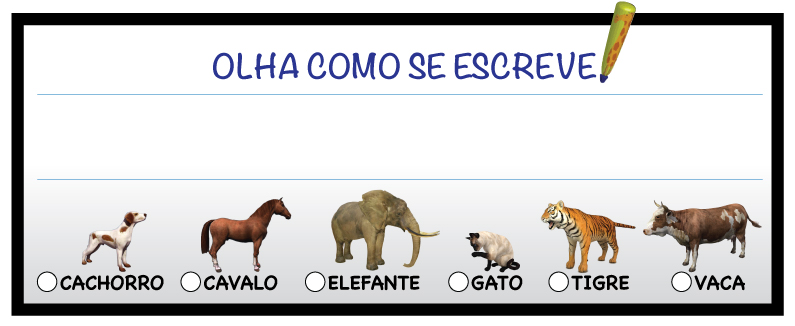
#> input picture images/CartaoModelo/Olha-Como-se-Escreve-lamina.jpg, 795 x 326 px
$ python -i shapedetector.py   (imports and definitions only)   (older library calls are emulated)
#> lines starting #> are read from the running program, lines starting #| are printed output that depends on the picture; after the words box and inside, x2 and y2 are one past the last pixel; in counts of white or black regions, pixels touching at a corner belong together
### scripts/detectRecLetters-Form/utils/nms.py
# import the necessary packages
import numpy as np

# Malisiewicz et al.
def non_max_suppression_fast(boxes, overlapThresh):
	# if there are no boxes, return an empty list
	if len(boxes) == 0:
		return []

	# if the bounding boxes integers, convert them to floats --
	# this is important since we'll be doing a bunch of divisions
	if boxes.dtype.kind == "i":
		boxes = boxes.astype("float")

	# initialize the list of picked indexes
	pick = []

	# grab the coordinates of the bounding boxes
	x1 = boxes[:,0]
	y1 = boxes[:,1]
	x2 = boxes[:,2]
	y2 = boxes[:,3]

	# compute the area of the bounding boxes and sort the bounding
	# boxes by the bottom-right y-coordinate of the bounding box
	area = (x2 - x1 + 1) * (y2 - y1 + 1)
	idxs = np.argsort(y2)

	# keep looping while some indexes still remain in the indexes
	# list
	while len(idxs) > 0:
		# grab the last index in the indexes list and add the
		# index value to the list of picked indexes
		last = len(idxs) - 1
		i = idxs[last]
		pick.append(i)

		# find the largest (x, y) coordinates for the start of
		# the bounding box and the smallest (x, y) coordinates
		# for the end of the bounding box
		xx1 = np.maximum(x1[i], x1[idxs[:last]])
		yy1 = np.maximum(y1[i], y1[idxs[:last]])
		xx2 = np.minimum(x2[i], x2[idxs[:last]])
		yy2 = np.minimum(y2[i], y2[idxs[:last]])

		# compute the width and height of the bounding box
		w = np.maximum(0, xx2 - xx1 + 1)
		h = np.maximum(0, yy2 - yy1 + 1)

		# compute the ratio of overlap
		overlap = (w * h) / area[idxs[:last]]

		# delete all indexes from the index list that have
		idxs = np.delete(idxs, np.concatenate(([last],
			np.where(overlap > overlapThresh)[0])))

	# return only the bounding boxes that were picked using the
	# integer data type
	return boxes[pick].astype("int"), pick

### scripts/detectRecLetters-Form/utils/shapedetector.py
# import the necessary packages
import cv2
import numpy as np
from utils.nms import non_max_suppression_fast
import imutils

class ShapeDetector:
	def __init__(self):
		pass

	def detect(self, c):
		# initialize the shape name and approximate the contour
		shape = "unidentified"
		peri = cv2.arcLength(c, True)
		approx = cv2.approxPolyDP(c, 0.1 * peri, True)
		rect = []
		# if the shape is a triangle, it will have 3 vertices
		if len(approx) == 3:
			shape = "triangle"

		# if the shape has 4 vertices, it is either a square or
		# a rectangle
		elif len(approx) == 4:
			# compute the bounding box of the contour and use the
			# bounding box to compute the aspect ratio

			(x, y, w, h) = cv2.boundingRect(approx)
			ar = w / float(h)
			areaRect = float(w)*h

			rect = [x,y,x+w,y+h]

			area = cv2.contourArea(c)

			delta = 0.1

			# a square will have an aspect ratio that is approximately
			# equal to one, otherwise, the shape is a rectangle
			#if -delta < ang1 < delta and -delta < ang2 < delta and -delta < ang3 < delta:
			if area > 0:
				if abs(area-areaRect)/area < delta:
					shape = "square" if ar >= 0.95 and ar <= 1.05 else "rectangle"
				else:
					shape = "quadrilateralNR"

		# if the shape is a pentagon, it will have 5 vertices
		elif len(approx) == 5:
			shape = "pentagon"

		# otherwise, we assume the shape is a circle
		else:
			shape = "circle"

		# return the name of the shape
		return (shape,rect)


	def detectRectangles(self, contourns, areaFactor, nameImage, image):
	# find the main island (biggest area)
		cnt = contourns[0]
		max_area = cv2.contourArea(cnt)

		for cont in contourns:
			area = cv2.contourArea(cont)
			peri = cv2.arcLength(cont, True)
			approx = cv2.approxPolyDP(cont, 0.1 * peri, True)

			if area > max_area and len(approx)==4:
				cnt = cont
				max_area = area

		boundingBoxes = []
		rectanglesCnts = []

		# loop over the contours
		for c in contourns:
			# compute the center of the contour, then detect the name of the
			# shape using only the contour
			#if cv2.contourArea(c) > 900:

			if cv2.contourArea(c) > areaFactor*max_area:
				shape, rectBox = self.detect(c)

				# [8 lines of commented-out code are left out]

				if shape in ["rectangle","square"]:
					rectanglesCnts.append(c)
					boundingBoxes.append(rectBox)


		(boxesPicked, pickIdx) = non_max_suppression_fast(np.array(boundingBoxes), 0.3)
		#boxesPicked = np.array(boundingBoxes)
		boxesPickedSorted = self.sortBoxes(boxesPicked)

		# correction of Y coordinate
		y = boxesPickedSorted[:,1]

		limits = []
		count = 0
		for k in range(1,len(y)):
			if y[k-1]-5 <= y[k] <= y[k-1]+5:
				count += 1

			else:
				count += 1
				limits.append(count)

		count += 1
		limits.append(count)

		inic = 0
		for k in range(len(limits)):
			fim = limits[k]
			y[inic:fim] = np.median(y[inic:fim])
			inic = limits[k]

		boxesPickedSorted[:,1] = y

		# sort with new y coordinate
		boxesPickedSorted = self.sortBoxes(boxesPickedSorted)

		#np.array(rectanglesCnts)[pickIdx],
		return  boxesPickedSorted

	def sortBoxes(self,boxes):

		N = boxes[:,0].max()

		val = np.zeros(len(boxes))
		count = 0;
		for (x1, y1, x2, y2) in boxes:
			val[count] = y1*N + x1
			count += 1

		Bsorted = boxes[val.argsort()]
		return Bsorted

	def processRectangles(self, image):

		resized = imutils.resize(image, width=600)
		ratio = image.shape[0] / float(resized.shape[0])

		# convert the resized image to grayscale, blur it slightly,
		# and threshold it
		gray = cv2.cvtColor(resized, cv2.COLOR_BGR2GRAY)
		blurred = cv2.GaussianBlur(gray, (7, 5), 0)

		#thresh = cv2.threshold(blurred, 250, 255, cv2.THRESH_BINARY_INV)[1]
		thresh = cv2.adaptiveThreshold(blurred,255,cv2.ADAPTIVE_THRESH_GAUSSIAN_C , cv2.THRESH_BINARY_INV,45,10) #45
		#thresh = cv2.bitwise_not(thresh)
		edges = cv2.Canny(thresh,50,150,apertureSize = 5)

		#kernel = self.setLocalMaxWindowSize(1)
		#edges = cv2.dilate(edges, kernel)

		cv2.namedWindow("Thresh", cv2.WINDOW_NORMAL);
		# cv2.imshow("Thresh", edges)
		# cv2.waitKey(0)

		# find contours in the thresholded image and initialize the
		# shape detector

		# check to see if we are using OpenCV 2.X
		if imutils.is_cv2():
			(cnts, _) = cv2.findContours(edges.copy(), cv2.RETR_LIST,cv2.CHAIN_APPROX_SIMPLE)
		# check to see if we are using OpenCV 3
		elif imutils.is_cv3():
			(_, cnts, _) = cv2.findContours(edges.copy(), cv2.RETR_LIST,cv2.CHAIN_APPROX_SIMPLE)

		print("I count {} contours in this image".format(len(cnts)))

		# [8 lines of commented-out code are left out]

		sd = ShapeDetector()
		areaFactor = 0.7
		boxesPicked = sd.detectRectangles(cnts, areaFactor, "Thresh", resized.copy())

		# img = image.copy()
		# cv2.namedWindow("Image", cv2.WINDOW_NORMAL);

		print("I count {} rectangles in this image".format(len(boxesPicked)))

		boxesPicked = boxesPicked.astype("float")
		boxesPicked *= ratio
		boxesPicked = boxesPicked.astype("int")

		# for (x1, y1, x2, y2) in boxesPicked:
			# # multiply the contour (x,  y)-coordinates by the resize ratio,
			# # then draw the contours and the name of the shape on the image

			# cv2.rectangle(img, (x1+delta,y1+delta2),(x2-delta,y2-delta), (0, 255, 0), 2)
			# # show the output image
			# cv2.imshow("Image", img)
		# cv2.waitKey(0)

		return boxesPicked

	def setLocalMaxWindowSize(self,size):
		kernel = cv2.getStructuringElement(cv2.MORPH_RECT,(2 * size + 1, 2 * size + 1) );
		return kernel

	# [64 lines left out: functions cutLetters, sortPoints, not called in this run]


>>> import cv2
>>> picture = cv2.imread('../../../images/CartaoModelo/Olha-Como-se-Escreve-lamina.jpg')
#> picture is the input picture: shape (326, 795, 3); mean B, G, R 207.2, 207.4, 208.5
>>> result = ShapeDetector().processRectangles(picture)
#> in processRectangles, `resized = imutils.resize(image, width=600)`:
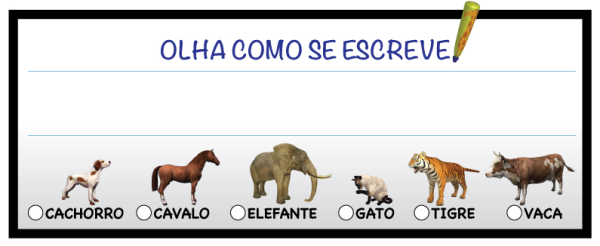
#> resized: shape (246, 600, 3); mean B, G, R 207.2, 207.4, 208.5
#> in processRectangles, `gray = cv2.cvtColor(resized, cv2.COLOR_BGR2GRAY)`:
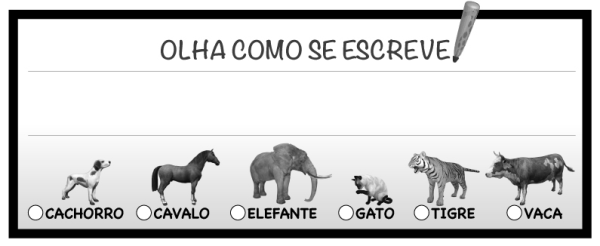
#> gray: shape (246, 600); min 0, max 255, mean 207.7
#> in processRectangles, `blurred = cv2.GaussianBlur(gray, (7, 5), 0)`:
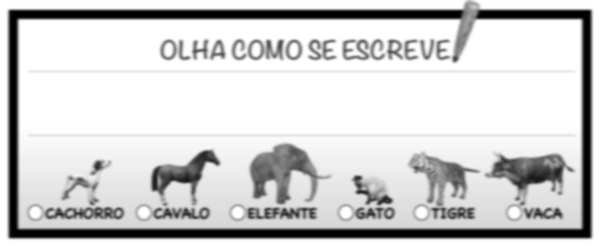
#> blurred: shape (246, 600); min 0, max 255, mean 207.7
#> in processRectangles, `thresh = cv2.adaptiveThreshold(blurred,255,cv2.ADAPTIVE_THRESH_GAUSSIA..`:
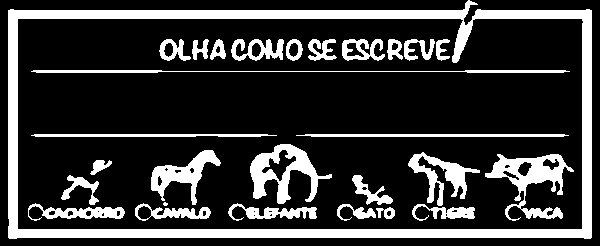
#> thresh: shape (246, 600); 21.3% white; 28 white regions (1 under 20 px), largest, box (x1, y1, x2, y2) and area: (8, 0, 592, 239) 15156, (485, 154, 574, 221) 2135, (250, 144, 332, 204) 1953
#> in processRectangles, `edges = cv2.Canny(thresh,50,150,apertureSize = 5)`:
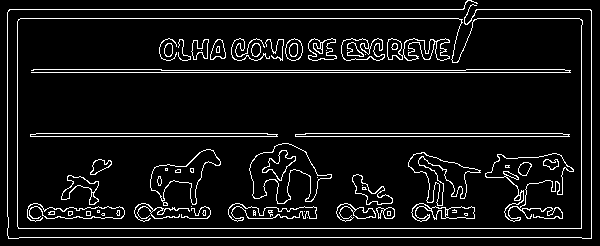
#> edges: shape (246, 600); 7.4% white in thin lines or dots
#> in processRectangles, `(cnts, _) = cv2.findContours(edges.copy(), cv2.RETR_LIST,cv2.CHAIN_APP..`: cnts = 129 contours, 56 with area under 20; largest, box (x1, y1, x2, y2) and area: (17, 18, 583, 229) 117978, (17, 18, 583, 229) 117968, (249, 143, 332, 204) 2356, (249, 143, 332, 204) 2322, (485, 153, 574, 222) 2184
#| I count 129 contours in this image
#> in detectRectangles, `cnt = contourns[0]`: cnt = [[307, 217]]
#> in detectRectangles, `max_area = cv2.contourArea(cnt)`: max_area = 0
#> the loop in detectRectangles, `for cont in contourns:` made 129 passes
#> (area, peri, approx, max_area) on passes 29, 37: (97.5, 36.38, [[388, 207], [394, 210], [391, 218], [383, 214]], 97.5), (108, 94.57, [[419, 203], [431, 209], [416, 208], [421, 221]], 108)
#> (area, peri, max_area) on passes 68, 75, 76, 127, 128: (121, 43.8, 121), (1236, 408, 1236), (1287, 415.2, 1287), (117968, 1633.4, 117968), (117978.5, 1638, 117978.5)
#> after the loop in detectRectangles, `for cont in contourns:`: cnt = contour of 77 points, box (x1, y1, x2, y2) (17, 18, 583, 229), area 117978; max_area = 117978.5
#> the loop in detectRectangles, `for c in contourns:` made 129 passes
#> (shape, rectBox) on passes 127 to 128: ('rectangle', [17, 18, 582, 229]), ('rectangle', [17, 18, 582, 229])
#> c on passes 1, 5, 11, 12, 14, 17: [[307, 217]], [[253, 213], [254, 212], [255, 213], [254, 214]], [[387, 211], [387, 215], [390, 215], [390, 211]], [[304, 211]], [[253, 211], [254, 210], [255, 211], [254, 212]], [[97, 211], [98, 210], [99, 211], [98, 212]]
#> after the loop in detectRectangles, `for c in contourns:`: boundingBoxes = [[17, 18, 582, 229], [17, 18, 582, 229]]; rectanglesCnts = 2 contours; box (x1, y1, x2, y2) and area: (17, 18, 583, 229) 117978, (17, 18, 583, 229) 117968
#> in non_max_suppression_fast, `boxes = boxes.astype("float")`: boxes = [[17, 18, 582, 229], [17, 18, 582, 229]]
#> in non_max_suppression_fast, `x1 = boxes[:,0]`: x1 = [17, 17]
#> in non_max_suppression_fast, `y1 = boxes[:,1]`: y1 = [18, 18]
#> in non_max_suppression_fast, `x2 = boxes[:,2]`: x2 = [582, 582]
#> in non_max_suppression_fast, `y2 = boxes[:,3]`: y2 = [229, 229]
#> in non_max_suppression_fast, `area = (x2 - x1 + 1) * (y2 - y1 + 1)`: area = [119992, 119992]
#> in non_max_suppression_fast, `idxs = np.argsort(y2)`: idxs = [0, 1]
#> the loop in non_max_suppression_fast, `while len(idxs) > 0:` made 1 pass
#> (last, i, xx1, yy1, xx2, yy2, w, h) on pass 1: (1, 1, [17], [18], [582], [229], [566], [212])
#> after the loop in non_max_suppression_fast, `while len(idxs) > 0:`: idxs = empty array; pick = [1]
#> in detectRectangles, `(boxesPicked, pickIdx) = non_max_suppression_fast(np.array(boundingBox..`: boxesPicked = [[17, 18, 582, 229]]; pickIdx = [1]
#> in sortBoxes, `N = boxes[:,0].max()`: N = 17
#> in sortBoxes, `val = np.zeros(len(boxes))`: val = [0]
#> the loop in sortBoxes, `for (x1, y1, x2, y2) in boxes:` made 1 pass
#> (x1, y1, x2, y2, count) on pass 1: (17, 18, 582, 229, 1)
#> after the loop in sortBoxes, `for (x1, y1, x2, y2) in boxes:`: count = 1; val = [323]
#> in sortBoxes, `Bsorted = boxes[val.argsort()]`: Bsorted = [[17, 18, 582, 229]]
#> in detectRectangles, `y = boxesPickedSorted[:,1]`: y = [18]
#> after the loop in detectRectangles, `for k in range(1,len(y)):`: count = 0; limits = []
#> in detectRectangles, `count += 1`: count = 1
#> the loop in detectRectangles, `for k in range(len(limits)):` made 1 pass
#> (fim, inic) on pass 1: (1, 1)
#> the loop in sortBoxes (call 2), `for (x1, y1, x2, y2) in boxes:` made 1 pass
#> in processRectangles, `boxesPicked = sd.detectRectangles(cnts, areaFactor, "Thresh", resized...`: boxesPicked = [[17, 18, 582, 229]]
#| I count 1 rectangles in this image
#> in processRectangles, `boxesPicked *= ratio`: boxesPicked = [[22.53, 23.85, 771.3, 303.5]]
#> in processRectangles, `boxesPicked = boxesPicked.astype("int")`: boxesPicked = [[22, 23, 771, 303]]
#> result = [[22, 23, 771, 303]]
